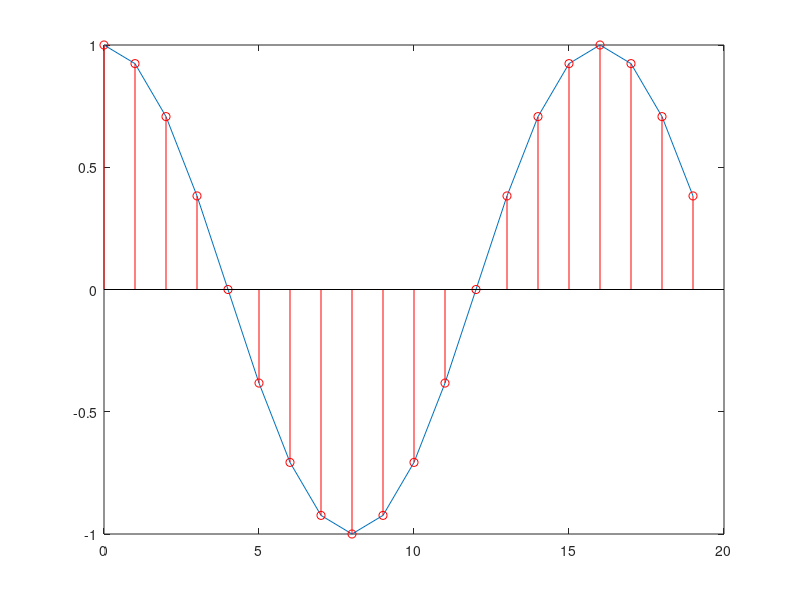

This figure's MATLAB source: (Note: this script raises an error after producing the figure.)
% Represetnación continua
n = [0:1:19];
x = cos(0.125*pi*n); % cos(2pi*f * n)
plot(n, x)

% Representación discreta
hold on; % Poner una función sobre otra
stem(n, x, 'r');
close all;

%----------------------------------------------------------------------------------------------
% 1.1 Estudio del muestreo en el dominio del tiempo
muestreo(40, 0.0001);
close;
muestreo(600, 0.001)
close;
muestreo(40, 1/(2*40))   % lo necesario para poder reconstruirla fs > 2fmax
                                        % por tanto Ts = 1 / fs * 2 = Tmax
close;

muestreo(40, 0.001)
figure;
muestreo2(40, 0.001, pi/2);
close all;

ejercicio1(40,  1, 0.001, 0);